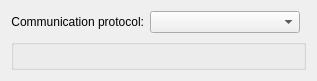
<ui version="4.0" >
 <class>PreferencePageProto</class>
 <widget class="QWidget" name="PreferencePageProto" >
  <property name="geometry" >
   <rect>
    <x>0</x>
    <y>0</y>
    <width>314</width>
    <height>77</height>
   </rect>
  </property>
  <property name="windowTitle" >
   <string>PreferencePageProto</string>
  </property>
  <layout class="QGridLayout" name="gridLayout" >
   <item row="0" column="0" >
    <widget class="QLabel" name="label" >
     <property name="text" >
      <string>Communication protocol:</string>
     </property>
     <property name="textFormat" >
      <enum>Qt::AutoText</enum>
     </property>
     <property name="alignment" >
      <set>Qt::AlignRight|Qt::AlignTrailing|Qt::AlignVCenter</set>
     </property>
    </widget>
   </item>
   <item row="0" column="1" >
    <widget class="QComboBox" name="_commProto" >
     <property name="sizePolicy" >
      <sizepolicy vsizetype="Fixed" hsizetype="Minimum" >
       <horstretch>0</horstretch>
       <verstretch>0</verstretch>
      </sizepolicy>
     </property>
     <property name="minimumSize" >
      <size>
       <width>150</width>
       <height>0</height>
      </size>
     </property>
    </widget>
   </item>
   <item row="0" column="2" >
    <spacer name="horizontalSpacer" >
     <property name="orientation" >
      <enum>Qt::Horizontal</enum>
     </property>
     <property name="sizeHint" stdset="0" >
      <size>
       <width>88</width>
       <height>20</height>
      </size>
     </property>
    </spacer>
   </item>
   <item row="1" column="0" colspan="3" >
    <widget class="QGroupBox" name="_commProtoOptions" >
     <property name="title" >
      <string/>
     </property>
     <property name="flat" >
      <bool>true</bool>
     </property>
     <property name="checkable" >
      <bool>false</bool>
     </property>
    </widget>
   </item>
   <item row="2" column="0" >
    <spacer name="verticalSpacer" >
     <property name="orientation" >
      <enum>Qt::Vertical</enum>
     </property>
     <property name="sizeHint" stdset="0" >
      <size>
       <width>20</width>
       <height>77</height>
      </size>
     </property>
    </spacer>
   </item>
  </layout>
 </widget>
 <resources/>
 <connections/>
</ui>
